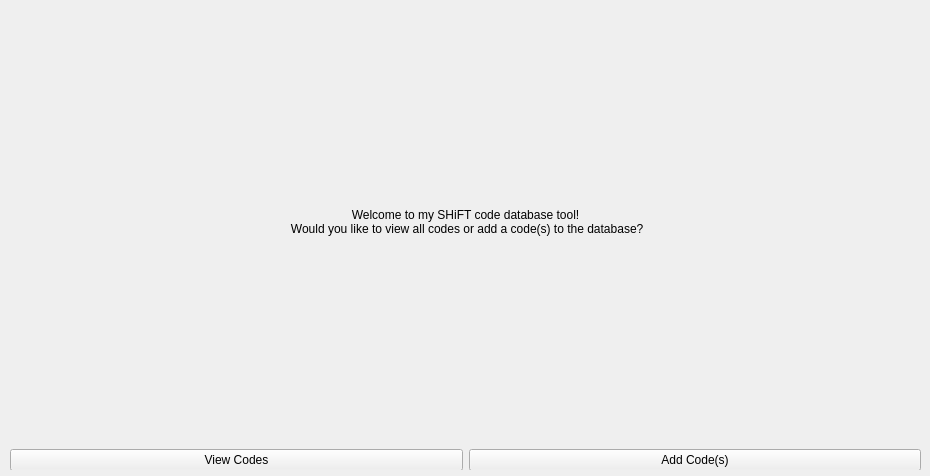
<?xml version="1.0" encoding="UTF-8"?>
<ui version="4.0">
 <class>MainWindow</class>
 <widget class="QMainWindow" name="MainWindow">
  <property name="geometry">
   <rect>
    <x>0</x>
    <y>0</y>
    <width>930</width>
    <height>476</height>
   </rect>
  </property>
  <property name="sizePolicy">
   <sizepolicy hsizetype="Minimum" vsizetype="Minimum">
    <horstretch>0</horstretch>
    <verstretch>0</verstretch>
   </sizepolicy>
  </property>
  <property name="windowTitle">
   <string>SHiFT Code Database</string>
  </property>
  <widget class="QWidget" name="centralwidget">
   <property name="sizePolicy">
    <sizepolicy hsizetype="Minimum" vsizetype="Minimum">
     <horstretch>0</horstretch>
     <verstretch>0</verstretch>
    </sizepolicy>
   </property>
   <widget class="QStackedWidget" name="stackedWidget">
    <property name="geometry">
     <rect>
      <x>10</x>
      <y>-30</y>
      <width>1000</width>
      <height>500</height>
     </rect>
    </property>
    <property name="sizePolicy">
     <sizepolicy hsizetype="Minimum" vsizetype="Minimum">
      <horstretch>0</horstretch>
      <verstretch>0</verstretch>
     </sizepolicy>
    </property>
    <widget class="QWidget" name="Main">
     <property name="sizePolicy">
      <sizepolicy hsizetype="Minimum" vsizetype="Minimum">
       <horstretch>0</horstretch>
       <verstretch>0</verstretch>
      </sizepolicy>
     </property>
     <widget class="QWidget" name="verticalLayoutWidget">
      <property name="geometry">
       <rect>
        <x>0</x>
        <y>30</y>
        <width>911</width>
        <height>471</height>
       </rect>
      </property>
      <layout class="QVBoxLayout" name="verticalLayout">
       <item>
        <widget class="QLabel" name="label">
         <property name="text">
          <string>Welcome to my SHiFT code database tool!
 Would you like to view all codes or add a code(s) to the database?</string>
         </property>
         <property name="textFormat">
          <enum>Qt::AutoText</enum>
         </property>
         <property name="scaledContents">
          <bool>false</bool>
         </property>
         <property name="alignment">
          <set>Qt::AlignCenter</set>
         </property>
         <property name="margin">
          <number>5</number>
         </property>
         <property name="indent">
          <number>-6</number>
         </property>
        </widget>
       </item>
       <item>
        <layout class="QHBoxLayout" name="horizontalLayout_7">
         <item>
          <widget class="QPushButton" name="viewButton">
           <property name="text">
            <string>View Codes</string>
           </property>
          </widget>
         </item>
         <item>
          <widget class="QPushButton" name="addButton">
           <property name="text">
            <string>Add Code(s)</string>
           </property>
          </widget>
         </item>
        </layout>
       </item>
      </layout>
     </widget>
    </widget>
    <widget class="QWidget" name="View">
     <property name="sizePolicy">
      <sizepolicy hsizetype="Minimum" vsizetype="Minimum">
       <horstretch>0</horstretch>
       <verstretch>0</verstretch>
      </sizepolicy>
     </property>
     <property name="baseSize">
      <size>
       <width>500</width>
       <height>500</height>
      </size>
     </property>
     <widget class="QWidget" name="gridLayoutWidget">
      <property name="geometry">
       <rect>
        <x>-10</x>
        <y>30</y>
        <width>941</width>
        <height>471</height>
       </rect>
      </property>
      <layout class="QGridLayout" name="gridLayout" rowstretch="0,0,0">
       <property name="sizeConstraint">
        <enum>QLayout::SetDefaultConstraint</enum>
       </property>
       <item row="1" column="1">
        <widget class="QLabel" name="codes">
         <property name="sizePolicy">
          <sizepolicy hsizetype="Minimum" vsizetype="Expanding">
           <horstretch>0</horstretch>
           <verstretch>0</verstretch>
          </sizepolicy>
         </property>
         <property name="text">
          <string/>
         </property>
         <property name="alignment">
          <set>Qt::AlignHCenter|Qt::AlignTop</set>
         </property>
         <property name="margin">
          <number>10</number>
         </property>
        </widget>
       </item>
       <item row="1" column="2">
        <widget class="QLabel" name="dates">
         <property name="sizePolicy">
          <sizepolicy hsizetype="Minimum" vsizetype="Expanding">
           <horstretch>0</horstretch>
           <verstretch>0</verstretch>
          </sizepolicy>
         </property>
         <property name="text">
          <string/>
         </property>
         <property name="alignment">
          <set>Qt::AlignHCenter|Qt::AlignTop</set>
         </property>
         <property name="margin">
          <number>10</number>
         </property>
        </widget>
       </item>
       <item row="0" column="2">
        <widget class="QLabel" name="label_10">
         <property name="text">
          <string>Date</string>
         </property>
         <property name="alignment">
          <set>Qt::AlignHCenter|Qt::AlignTop</set>
         </property>
         <property name="margin">
          <number>10</number>
         </property>
        </widget>
       </item>
       <item row="0" column="3">
        <widget class="QLabel" name="label_9">
         <property name="text">
          <string>Reward</string>
         </property>
         <property name="alignment">
          <set>Qt::AlignHCenter|Qt::AlignTop</set>
         </property>
         <property name="margin">
          <number>10</number>
         </property>
        </widget>
       </item>
       <item row="0" column="0">
        <widget class="QLabel" name="label_7">
         <property name="text">
          <string>ID</string>
         </property>
         <property name="alignment">
          <set>Qt::AlignHCenter|Qt::AlignTop</set>
         </property>
         <property name="margin">
          <number>10</number>
         </property>
        </widget>
       </item>
       <item row="1" column="4">
        <widget class="QLabel" name="exps">
         <property name="sizePolicy">
          <sizepolicy hsizetype="Minimum" vsizetype="Expanding">
           <horstretch>0</horstretch>
           <verstretch>0</verstretch>
          </sizepolicy>
         </property>
         <property name="text">
          <string/>
         </property>
         <property name="alignment">
          <set>Qt::AlignHCenter|Qt::AlignTop</set>
         </property>
         <property name="margin">
          <number>10</number>
         </property>
        </widget>
       </item>
       <item row="1" column="0">
        <widget class="QLabel" name="ids">
         <property name="sizePolicy">
          <sizepolicy hsizetype="Minimum" vsizetype="Expanding">
           <horstretch>0</horstretch>
           <verstretch>0</verstretch>
          </sizepolicy>
         </property>
         <property name="text">
          <string/>
         </property>
         <property name="alignment">
          <set>Qt::AlignHCenter|Qt::AlignTop</set>
         </property>
         <property name="margin">
          <number>10</number>
         </property>
        </widget>
       </item>
       <item row="1" column="3">
        <widget class="QLabel" name="rewards">
         <property name="sizePolicy">
          <sizepolicy hsizetype="Minimum" vsizetype="Expanding">
           <horstretch>0</horstretch>
           <verstretch>0</verstretch>
          </sizepolicy>
         </property>
         <property name="text">
          <string/>
         </property>
         <property name="alignment">
          <set>Qt::AlignHCenter|Qt::AlignTop</set>
         </property>
         <property name="margin">
          <number>10</number>
         </property>
        </widget>
       </item>
       <item row="0" column="1">
        <widget class="QLabel" name="label_8">
         <property name="text">
          <string>Code</string>
         </property>
         <property name="alignment">
          <set>Qt::AlignHCenter|Qt::AlignTop</set>
         </property>
         <property name="margin">
          <number>10</number>
         </property>
        </widget>
       </item>
       <item row="0" column="4">
        <widget class="QLabel" name="label_2">
         <property name="text">
          <string>Expired?</string>
         </property>
         <property name="alignment">
          <set>Qt::AlignHCenter|Qt::AlignTop</set>
         </property>
         <property name="margin">
          <number>10</number>
         </property>
        </widget>
       </item>
       <item row="2" column="1" colspan="3">
        <widget class="QPushButton" name="viewReturn">
         <property name="text">
          <string>Return to menu</string>
         </property>
        </widget>
       </item>
      </layout>
     </widget>
    </widget>
    <widget class="QWidget" name="Add">
     <property name="sizePolicy">
      <sizepolicy hsizetype="Minimum" vsizetype="Minimum">
       <horstretch>0</horstretch>
       <verstretch>0</verstretch>
      </sizepolicy>
     </property>
     <widget class="QWidget" name="horizontalLayoutWidget">
      <property name="geometry">
       <rect>
        <x>190</x>
        <y>440</y>
        <width>571</width>
        <height>61</height>
       </rect>
      </property>
      <layout class="QHBoxLayout" name="horizontalLayout_2" stretch="0,0">
       <item>
        <widget class="QPushButton" name="Submit">
         <property name="text">
          <string>Submit code</string>
         </property>
        </widget>
       </item>
       <item>
        <widget class="QPushButton" name="Return">
         <property name="text">
          <string>Return to menu</string>
         </property>
        </widget>
       </item>
      </layout>
     </widget>
     <widget class="QWidget" name="formLayoutWidget">
      <property name="geometry">
       <rect>
        <x>0</x>
        <y>50</y>
        <width>911</width>
        <height>381</height>
       </rect>
      </property>
      <layout class="QFormLayout" name="formLayout">
       <property name="verticalSpacing">
        <number>60</number>
       </property>
       <item row="1" column="0">
        <widget class="QLabel" name="label_3">
         <property name="text">
          <string>Code:</string>
         </property>
         <property name="margin">
          <number>5</number>
         </property>
        </widget>
       </item>
       <item row="1" column="1">
        <layout class="QHBoxLayout" name="horizontalLayout_5">
         <property name="spacing">
          <number>25</number>
         </property>
         <item>
          <widget class="QLineEdit" name="code1">
           <property name="maxLength">
            <number>5</number>
           </property>
           <property name="alignment">
            <set>Qt::AlignCenter</set>
           </property>
          </widget>
         </item>
         <item>
          <widget class="QLineEdit" name="code2">
           <property name="maxLength">
            <number>5</number>
           </property>
           <property name="alignment">
            <set>Qt::AlignCenter</set>
           </property>
          </widget>
         </item>
         <item>
          <widget class="QLineEdit" name="code3">
           <property name="maxLength">
            <number>5</number>
           </property>
           <property name="alignment">
            <set>Qt::AlignCenter</set>
           </property>
          </widget>
         </item>
         <item>
          <widget class="QLineEdit" name="code4">
           <property name="maxLength">
            <number>5</number>
           </property>
           <property name="alignment">
            <set>Qt::AlignCenter</set>
           </property>
          </widget>
         </item>
         <item>
          <widget class="QLineEdit" name="code5">
           <property name="maxLength">
            <number>5</number>
           </property>
           <property name="alignment">
            <set>Qt::AlignCenter</set>
           </property>
          </widget>
         </item>
        </layout>
       </item>
       <item row="2" column="0">
        <widget class="QLabel" name="label_4">
         <property name="text">
          <string>Date:</string>
         </property>
         <property name="alignment">
          <set>Qt::AlignCenter</set>
         </property>
         <property name="margin">
          <number>5</number>
         </property>
        </widget>
       </item>
       <item row="3" column="0">
        <widget class="QLabel" name="label_5">
         <property name="text">
          <string>Reward:</string>
         </property>
         <property name="alignment">
          <set>Qt::AlignCenter</set>
         </property>
         <property name="margin">
          <number>5</number>
         </property>
        </widget>
       </item>
       <item row="4" column="0">
        <widget class="QLabel" name="label_6">
         <property name="text">
          <string>Expired:</string>
         </property>
         <property name="alignment">
          <set>Qt::AlignCenter</set>
         </property>
         <property name="margin">
          <number>5</number>
         </property>
        </widget>
       </item>
       <item row="3" column="1">
        <widget class="QLineEdit" name="reward"/>
       </item>
       <item row="2" column="1">
        <widget class="QDateEdit" name="date">
         <property name="minimumDateTime">
          <datetime>
           <hour>0</hour>
           <minute>0</minute>
           <second>0</second>
           <year>2019</year>
           <month>9</month>
           <day>14</day>
          </datetime>
         </property>
        </widget>
       </item>
       <item row="4" column="1">
        <widget class="QComboBox" name="expired">
         <property name="inputMethodHints">
          <set>Qt::ImhPreferLowercase</set>
         </property>
         <property name="editable">
          <bool>false</bool>
         </property>
         <item>
          <property name="text">
           <string>Yes</string>
          </property>
         </item>
         <item>
          <property name="text">
           <string>No</string>
          </property>
         </item>
        </widget>
       </item>
      </layout>
     </widget>
    </widget>
   </widget>
  </widget>
 </widget>
 <resources/>
 <connections/>
</ui>
